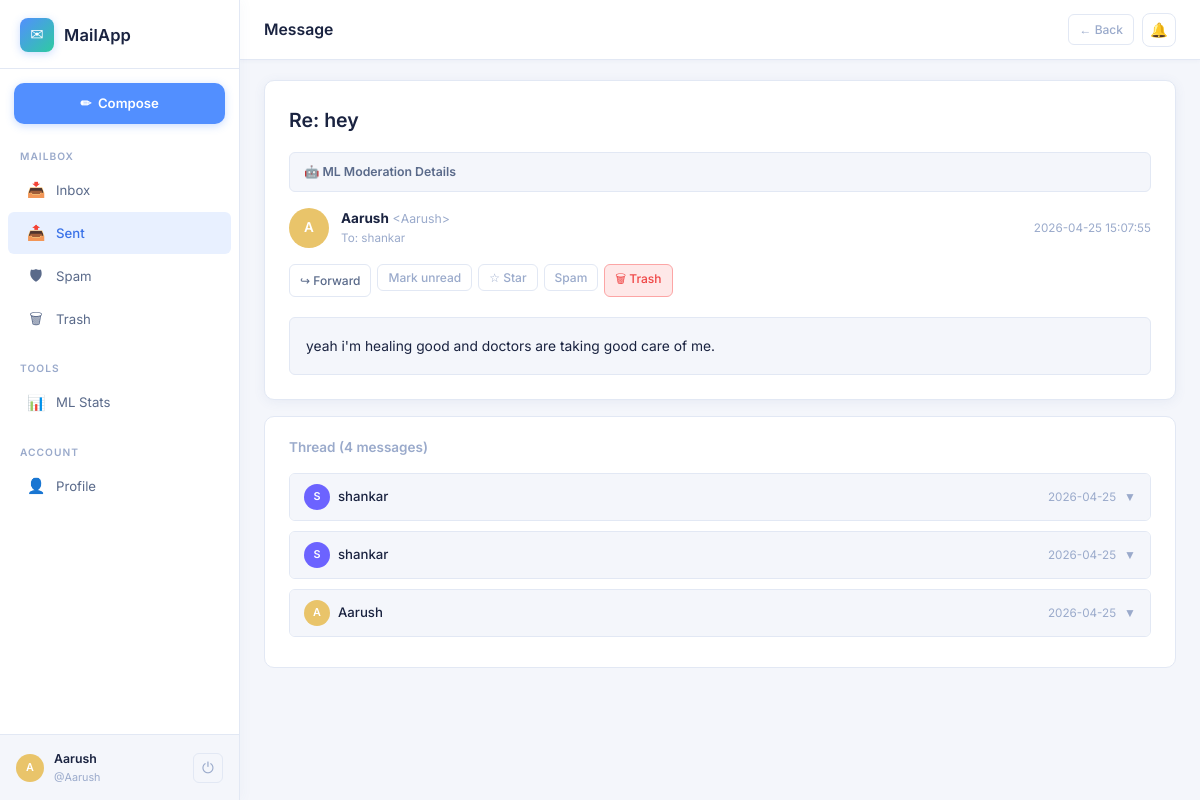
/message/15 (signed in), run on the app's committed database.
### tables this page shows
CREATE TABLE messages (
    id                  INTEGER PRIMARY KEY AUTOINCREMENT,
    thread_id           INTEGER,
    sender_id           INTEGER NOT NULL REFERENCES users(id) ON DELETE CASCADE,
    recipient_id        INTEGER NOT NULL REFERENCES users(id) ON DELETE CASCADE,
    subject             TEXT    NOT NULL DEFAULT '(no subject)',
    body                TEXT    NOT NULL DEFAULT '',
    folder              TEXT    NOT NULL DEFAULT 'inbox',
    is_read             INTEGER NOT NULL DEFAULT 0,
    is_starred          INTEGER NOT NULL DEFAULT 0,
    attachment          TEXT,
    sent_at             DATETIME DEFAULT CURRENT_TIMESTAMP,
    deleted_at          DATETIME,
    -- ── ML moderation columns (new) ──────────────────────────────────────────
    spam_flag           INTEGER NOT NULL DEFAULT 0,
    spam_probability    REAL    NOT NULL DEFAULT 0.0,
    ham_probability     REAL    NOT NULL DEFAULT 0.0,
    spam_confidence     REAL    NOT NULL DEFAULT 0.0,
    vulgar_probability  REAL    NOT NULL DEFAULT 0.0,
    is_vulgar           INTEGER NOT NULL DEFAULT 0,
    is_blocked          INTEGER NOT NULL DEFAULT 0,
    moderation_reason   TEXT
);

CREATE TABLE users (
    id            INTEGER PRIMARY KEY AUTOINCREMENT,
    username      TEXT    NOT NULL UNIQUE COLLATE NOCASE,
    email         TEXT    NOT NULL UNIQUE COLLATE NOCASE,
    password_hash TEXT    NOT NULL,
    display_name  TEXT,
    avatar_color  TEXT    DEFAULT '#6c63ff',
    created_at    DATETIME DEFAULT CURRENT_TIMESTAMP,
    last_login    DATETIME
);

### routes/mail.py (the view)
@mail_bp.route("/message/<int:msg_id>")
@login_required
def view_message(msg_id):
    user_id = session["user_id"]
    db      = get_db()
    msg     = _get_message_or_404(msg_id, user_id)
    if msg["recipient_id"] == user_id and not msg["is_read"]:
        db.execute("UPDATE messages SET is_read=1 WHERE id=?", (msg_id,))
        db.commit()
    thread = db.execute(
        """SELECT m.*,
                  s.username  AS sender_username,
                  s.display_name AS sender_display,
                  s.avatar_color AS sender_color
           FROM messages m
           JOIN users s ON s.id = m.sender_id
           WHERE m.thread_id=? AND m.deleted_at IS NULL
             AND (m.sender_id=? OR m.recipient_id=?)
           ORDER BY m.sent_at ASC""",
        (msg["thread_id"] or msg_id, user_id, user_id)
    ).fetchall()
    return render_template("view_message.html",
                           msg=msg, thread=thread,
                           folder_counts=_folder_counts(user_id))

### database.py (called while the page is built)
def get_db():
    if "db" not in g:
        db_path = current_app.config["DATABASE_URI"].replace("sqlite:///", "")
        g.db = sqlite3.connect(db_path, detect_types=sqlite3.PARSE_DECLTYPES)
        g.db.row_factory = sqlite3.Row          # access columns by name
        g.db.execute("PRAGMA foreign_keys = ON") # enforce FK constraints
    return g.db

### routes/mail.py (called while the page is built)
def login_required(f):
    @wraps(f)
    def decorated(*args, **kwargs):
        if "user_id" not in session:
            flash("Please log in to continue.", "info")
            return redirect(url_for("auth.login"))
        return f(*args, **kwargs)
    return decorated

def _folder_counts(user_id):
    db = get_db()
    rows = db.execute(
        """SELECT folder, COUNT(*) as cnt
           FROM messages
           WHERE recipient_id=? AND is_read=0 AND deleted_at IS NULL
             AND folder IN ('inbox','spam')
           GROUP BY folder""",
        (user_id,)
    ).fetchall()
    counts = {"inbox": 0, "sent": 0, "spam": 0, "trash": 0}
    for r in rows:
        counts[r["folder"]] = r["cnt"]
    return counts

def _get_message_or_404(msg_id, user_id):
    db  = get_db()
    msg = db.execute(
        """SELECT m.*,
                  s.username  AS sender_username,
                  s.display_name AS sender_display,
                  s.avatar_color AS sender_color,
                  r.username  AS recipient_username,
                  r.display_name AS recipient_display
           FROM messages m
           JOIN users s ON s.id = m.sender_id
           JOIN users r ON r.id = m.recipient_id
           WHERE m.id=? AND (m.sender_id=? OR m.recipient_id=?)
             AND m.deleted_at IS NULL""",
        (msg_id, user_id, user_id)
    ).fetchone()
    if not msg:
        abort(404)
    return msg

### templates/view_message.html (shortened to what this page needs)
{% extends "base.html" %}
{% set active_folder = msg.folder %}
{% block topbar_title %}Message{% endblock %}
{% block topbar_actions %}
<a href="javascript:history.back()" class="btn btn-ghost btn-sm">← Back</a>
{% endblock %}
{% block content %}
<div class="message-detail">
  <div class="message-header">
    <div class="message-subject-row">
      <h1>{{ msg.subject }}</h1>
    </div>
    {% if msg.spam_probability is defined and msg.spam_probability != none %}
    <details class="ml-score-panel" {% if msg.folder == 'spam' or msg.is_vulgar %}open{% endif %}>
      <summary class="ml-score-summary">🤖 ML Moderation Details</summary>
    </details>
    {% endif %}
    <div class="message-meta">
      <div class="meta-avatar" style="background:{{ msg.sender_color or '#6c63ff' }}">
        {{ (msg.sender_display or msg.sender_username or '?')[0].upper() }}
      </div>
      <div class="meta-people">
        <div class="meta-from">
          <strong>{{ msg.sender_display or msg.sender_username }}</strong>
          <span style="color:var(--text-muted);font-size:.82rem"> &lt;{{ msg.sender_username }}&gt;</span>
        </div>
        <div class="meta-to">
          To: {{ msg.recipient_display or msg.recipient_username }}
        </div>
      </div>
      <div class="meta-time">
        {{ msg.sent_at if msg.sent_at else '' }}
      </div>
    </div>
    <div class="message-actions">
      {% set is_sender = (msg.sender_id == session.user_id) %}
      <a href="{{ url_for('mail.compose',
          subject=('Fwd: ' + msg.subject) if not msg.subject.startswith('Fwd:') else msg.subject,
          body='\n\n——— Forwarded message ———\n' + (msg.body or '')) }}" class="btn btn-secondary btn-sm">
        ↪ Forward
      </a>
      <form method="POST" action="{{ url_for('mail.toggle_read', msg_id=msg.id) }}" style="display:inline">
        <button class="btn btn-ghost btn-sm" type="submit">
          {% if msg.is_read %}Mark unread{% else %}Mark read{% endif %}
        </button>
      </form>
      <form method="POST" action="{{ url_for('mail.toggle_star', msg_id=msg.id) }}" style="display:inline">
        <button class="btn btn-ghost btn-sm" type="submit">
          {{ '★ Unstar' if msg.is_starred else '☆ Star' }}
        </button>
      </form>
      {% if msg.folder != 'spam' %}
      <form method="POST" action="{{ url_for('mail.mark_spam', msg_id=msg.id) }}" style="display:inline">
        <button class="btn btn-ghost btn-sm" type="submit"> Spam</button>
      </form>
      {% else %}
      <form method="POST" action="{{ url_for('mail.not_spam', msg_id=msg.id) }}" style="display:inline">
        <button class="btn btn-secondary btn-sm" type="submit"> Not spam</button>
      </form>
      {% endif %}
      <form method="POST" action="{{ url_for('mail.delete_message', msg_id=msg.id) }}" style="display:inline" >
        <button class="btn btn-danger btn-sm" type="submit">
          🗑 {{ 'Delete forever' if msg.folder == 'trash' else 'Trash' }}
        </button>
      </form>
    </div>
  </div>
  <div class="message-body">{{ msg.body }}</div>
</div>
{% if thread and thread|length > 1 %}
<div class="thread-section">
  <h3>Thread ({{ thread|length }} messages)</h3>
  {% for t in thread %}
  {% if t.id != msg.id %}
  <div class="thread-msg">
    <div class="thread-msg-header">
      <div class="avatar-sm"
        style="background:{{ t.sender_color or '#6c63ff' }};width:26px;height:26px;font-size:.72rem">
        {{ (t.sender_display or t.sender_username or '?')[0].upper() }}
      </div>
      <span style="font-size:.88rem;font-weight:500">{{ t.sender_display or t.sender_username }}</span>
      <span style="font-size:.78rem;color:var(--text-muted);margin-left:auto">
        {{ t.sent_at[:10] if t.sent_at else '' }}
      </span>
      <span class="thread-chevron" style="font-size:.8rem;color:var(--text-muted);transition:transform .2s">▼</span>
    </div>
  </div>
  {% endif %}
  {% endfor %}
</div>
{% endif %}
{% endblock %}

### static/css/style.css (style rules this page uses)
:root { --bg-base: #f4f6fb; --bg-surface: #ffffff; --bg-elevated: #f0f3fa; --bg-hover: #eef1f8; --border-color: #e2e8f4; --border-accent: rgba(82,143,255,.3); --text-primary: #1a2340; --text-secondary: #5a6a8a; --text-muted: #9aaacb; --accent: #528fff; --accent-light: #e8f0ff; --accent-dark: #3a72e8; --teal: #2ecba1; --teal-light: #e6faf5; --danger: #ef4444; --danger-light: #fee8e8; --warning: #f59e0b; --warning-light: #fef3c7; --success: #22c55e; --success-light: #dcfce7; --radius: 10px; --radius-sm: 6px; --shadow: 0 2px 12px rgba(80,100,160,.08); --shadow-md: 0 4px 20px rgba(80,100,160,.12); --sidebar-width: 240px; --topbar-height: 60px; --surface: #ffffff; --font-body: 'Inter', system-ui, sans-serif; --transition: all .16s ease; }
*, *::before, *::after { box-sizing: border-box; margin: 0; padding: 0; }
html { font-size: 15px; }
body { font-family: var(--font-body); background: var(--bg-base); color: var(--text-primary); min-height: 100vh; line-height: 1.6; -webkit-font-smoothing: antialiased; }
a { color: var(--accent); text-decoration: none; }
input, textarea, select, button { font-family: inherit; }
.avatar-sm { width: 28px; height: 28px; border-radius: 50%; display: flex; align-items: center; justify-content: center; color: #fff; font-size: .72rem; font-weight: 600; flex-shrink: 0; }
.btn { display: inline-flex; align-items: center; gap: 6px; padding: 8px 16px; border-radius: var(--radius-sm); font-size: .86rem; font-weight: 500; cursor: pointer; border: 1px solid transparent; transition: var(--transition); text-decoration: none; }
.btn-secondary { background: var(--bg-surface); color: var(--text-secondary); border-color: var(--border-color); }
.btn-ghost { background: none; color: var(--text-muted); border-color: var(--border-color); }
.btn-danger { background: var(--danger-light); color: var(--danger); border-color: #fca5a5; }
.btn-sm { padding: 5px 10px; font-size: .8rem; }
.message-detail { background: var(--bg-surface); border: 1px solid var(--border-color); border-radius: var(--radius); box-shadow: var(--shadow); padding: 24px; margin-bottom: 16px; }
.message-header { margin-bottom: 20px; }
.message-subject-row { display: flex; align-items: center; flex-wrap: wrap; gap: 8px; margin-bottom: 16px; }
.message-subject-row h1 { font-size: 1.3rem; font-weight: 600; color: var(--text-primary); }
.message-meta { display: flex; align-items: center; gap: 12px; margin-bottom: 16px; }
.meta-avatar { width: 40px; height: 40px; border-radius: 50%; display: flex; align-items: center; justify-content: center; color: #fff; font-size: .9rem; font-weight: 600; flex-shrink: 0; }
.meta-people { flex: 1; }
.meta-from { font-size: .9rem; }
.meta-to { font-size: .78rem; color: var(--text-muted); }
.meta-time { font-size: .78rem; color: var(--text-muted); flex-shrink: 0; }
.message-actions { display: flex; flex-wrap: wrap; gap: 6px; margin-bottom: 20px; }
.message-body { font-size: .92rem; color: var(--text-primary); line-height: 1.75; white-space: pre-wrap; padding: 16px; background: var(--bg-base); border-radius: var(--radius-sm); border: 1px solid var(--border-color); }
.ml-score-panel { background: var(--bg-base); border: 1px solid var(--border-color); border-radius: var(--radius-sm); margin-bottom: 16px; overflow: hidden; }
.ml-score-summary { padding: 9px 14px; font-size: .82rem; font-weight: 600; cursor: pointer; color: var(--text-secondary); list-style: none; user-select: none; }
.thread-section { background: var(--bg-surface); border: 1px solid var(--border-color); border-radius: var(--radius); padding: 20px 24px; margin-bottom: 16px; }
.thread-section h3 { font-size: .9rem; font-weight: 600; color: var(--text-muted); margin-bottom: 14px; }
.thread-msg { border: 1px solid var(--border-color); border-radius: var(--radius-sm); margin-bottom: 10px; overflow: hidden; }
.thread-msg-header { display: flex; align-items: center; gap: 8px; padding: 10px 14px; cursor: pointer; background: var(--bg-base); }

### data on the page
messages: subject "Re: hey", sent_at "2026-04-25 15:07:55", is_starred "☆ Star", folder "Trash", body "yeah i'm healing good and doctors are taking good care of me."
users: display_name "A", display_name "Aarush", sender_username "Aarush"
users: display_name "shankar", display_name "S"
messages: display_name "shankar", sent_at "2026-04-25"
messages: display_name "shankar", sent_at "2026-04-25"
messages: display_name "Aarush", sent_at "2026-04-25"

### other printed values
{{ session.get('display_name') or session.get('username') }} "Aarush"
{{ session.get('username') }} "Aarush"
{{ thread|length }} "4"
